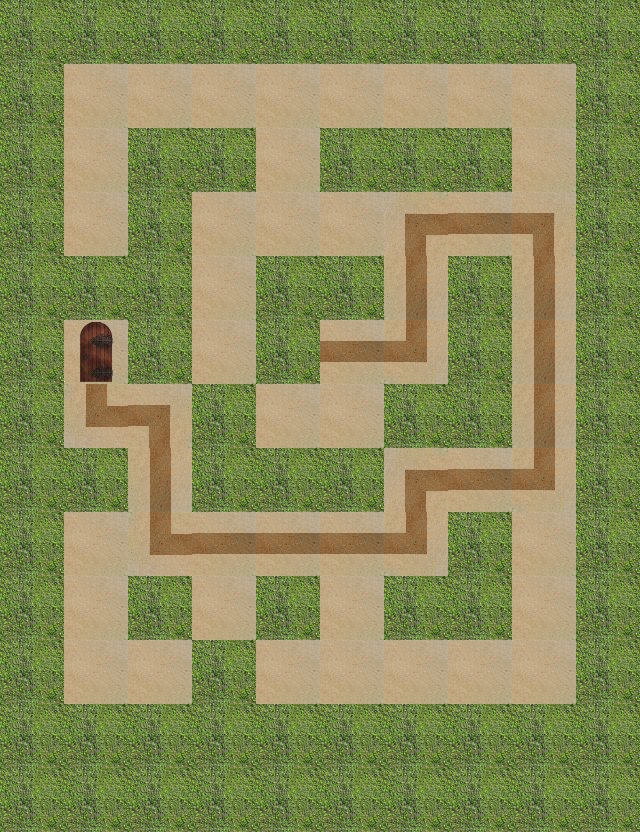

A 2D game scene composited from a Tiled map and its tileset images. What follows is a short description and the map's XML, with each tile layer's data collapsed to a summary:
An orthogonal 10x13 tile map with 64x64 px tiles, 4 tile layers (path, wall, hint, end), 1 hidden layer not drawn.

<map version="1.0" orientation="orthogonal" renderorder="right-down" width="10" height="13" tilewidth="64" tileheight="64">
 <properties>
  <property name="bestTimePossible" value="6.3636" />
  <property name="viewSize" value="5" />
 </properties>
 <tileset firstgid="1" name="sandbush" tilewidth="64" tileheight="64">
  <image source="sandbush.png" width="256" height="192" />
 </tileset>
 <layer name="path" width="10" height="13">
  <data>[130 cells, 53 non-empty, 1 distinct tile ids]</data>
 </layer>
 <layer name="wall" width="10" height="13">
  <data>[130 cells, 77 non-empty, 1 distinct tile ids]</data>
 </layer>
 <layer name="hint" width="10" height="13">
  <data>[130 cells, 20 non-empty, 6 distinct tile ids]</data>
 </layer>
 <layer name="start" width="10" height="13" visible="0">
  <data>[130 cells, 1 non-empty, 1 distinct tile ids]</data>
 </layer>
 <layer name="end" width="10" height="13">
  <data>[130 cells, 1 non-empty, 1 distinct tile ids]</data>
 </layer>
</map>
